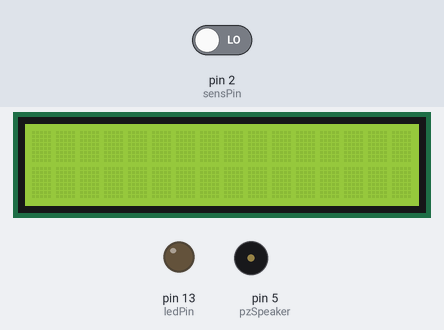
Bench run of a sketch on a simulated Arduino Uno, built with avr-gcc and run on an emulated ATmega328P. Shown: 16×2 character LCD, output pins drawn as LEDs (lit = HIGH), buzzer (waves = sounding). Inputs (shaded band) come from the test bench; at power-on: pin 2 (sensPin) LOW.

Above: at 1.2 s.
1.3 s: pin 2 (sensPin) driven HIGH
At 2.0 s:
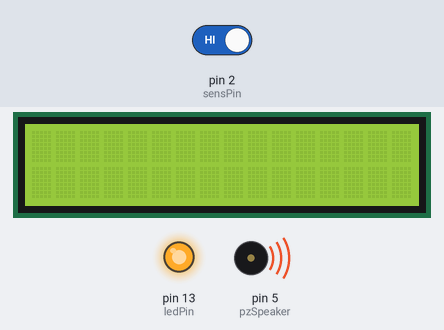
At 3.2 s:
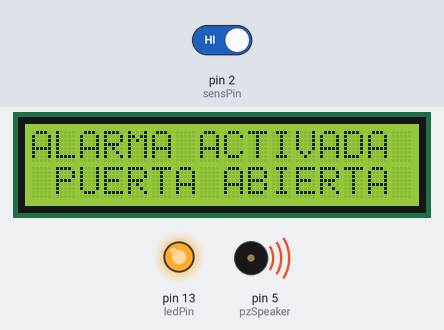
3.7 s: pin 2 (sensPin) driven LOW
At 4.13 s:
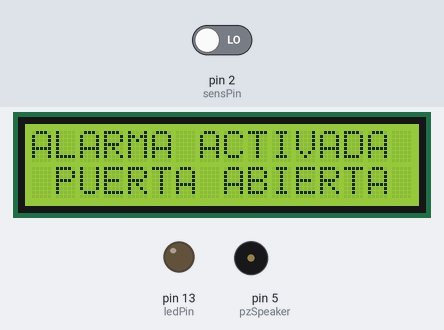
Timing chart, 0 to 6.7 s (numbered marks = the images above; inputs shaded):
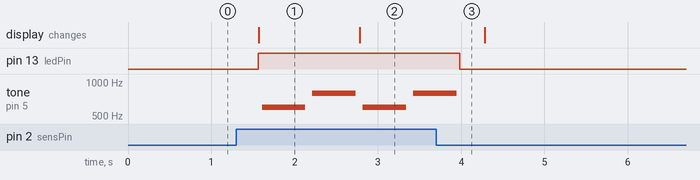

Measured:
- after the input at 1.3 s, pin 13 (ledPin): LOW → HIGH after 0.27 s; tone on pin 5 (pzSpeaker): plays 597 Hz for 0.52 s, 794 Hz for 0.52 s, 597 Hz for 0.52 s, 794 Hz for 0.28 s, starting after 0.31 s
- after the input at 3.7 s, pin 13 (ledPin): HIGH → LOW after 0.29 s; tone on pin 5 (pzSpeaker): goes on until 3.9 s, then stays silent
- what the display in image 1 shows lasts 1.2 s, from 1.6 s to 2.8 s

The sketch:

alarma.ino
```cpp
// ARDUINO-BASED SECURITY ALARM //
// T.K.Hareendran //
#include  <LiquidCrystal.h>

int sensPin = 2; // Sensor Input Pin
int ledPin = 13; // LED output Pin
int pzSpeaker = 5; //Piezo-speaker Output Pin
int val = 0; // variable for reading the Input Pin status
LiquidCrystal lcd (7, 8, 9, 10, 11, 12);
void setup() {
   pinMode(sensPin, INPUT); // Set Sensor as input
   pinMode(pzSpeaker, OUTPUT); // Set Piezo-Speaker as output
   pinMode(ledPin, OUTPUT); // Set LED as output
   lcd.begin(16, 2);
   lcd.print("ALARMA ACTIVADA");
   lcd.noDisplay();

}
void loop(){


   val = digitalRead(sensPin); // read input value
   if (val == HIGH) { // check if the input is HIGH
      digitalWrite(ledPin, HIGH); // turn LED ON
      lcd.setCursor(0, 1);
      lcd.print(" PUERTA ABIERTA");
      playTone(500, 600);
      delay(100);
      playTone(500, 800);
      delay(100);
      lcd.display();
   } else {
      digitalWrite(ledPin, LOW); // turn LED OFF
      playTone(0, 0);
      delay(300);
      lcd.noDisplay();
   }

}
// duration in mSecs, frequency in hertz
void playTone(long duration, int freq) {
   duration *= 1000;
   int period = (1.0 / freq) * 1000000;
   long elapsed_time = 0;
   while (elapsed_time < duration) {
      digitalWrite(pzSpeaker,HIGH);
      delayMicroseconds(period / 2);
      digitalWrite(pzSpeaker, LOW);
      delayMicroseconds(period / 2);
      elapsed_time += (period);
   }
}
```
